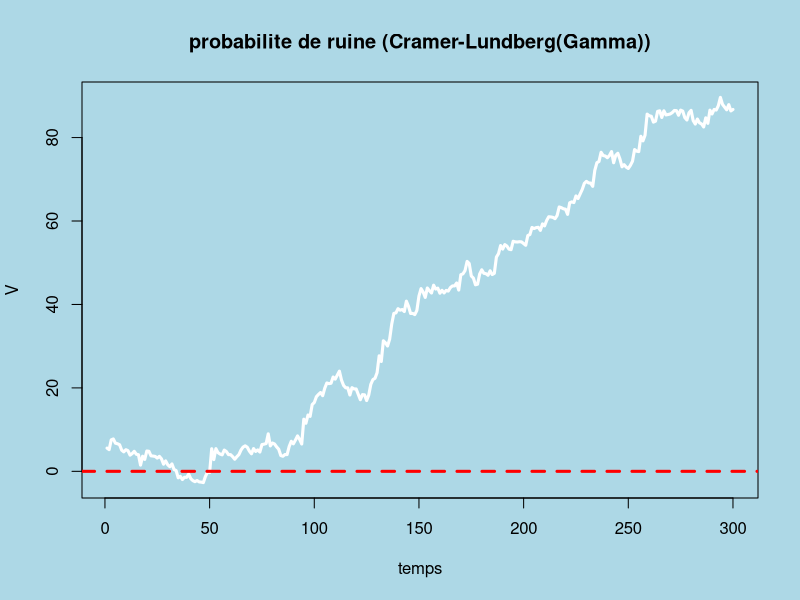

Write the R code that produced this figure.
u = 5; la = 1; m = 1; theta = 0.2;
c = (1+theta)*la*m; n = 300; alpha = 2; nSim = 100;
N = rep(Inf, nSim) ##Initialisation of ruin indicators
Y = rep(0, nSim) ##Initialisation of aggregated loss
set.seed(2);
for (k in 1:nSim){
  W = rexp(n)/la; T = cumsum(W)
  X = rgamma(n, shape=alpha)/alpha ## claims of mean EC=1
  S = cumsum(X); U = u + T*c - S
  ruin = !all(U>=0) #ruin=non-survival
  if (ruin) {N[k] = min(which(U<0));Y[k]=-U[N[k]];V=U}
}
#N are the indicators of ruin
Nf = N[N<Inf];#select the True values
length(Nf); mean(Nf); sd(Nf); max(Nf);
## 34 31.2 22.5 119
Yf = Y[Y>0];mean(Yf)
x11()
par(bg='lightblue') #plot background color
plot(V,type='l',main='probabilite de ruine (Cramer-Lundberg(Gamma))', col='white',lwd=3, xlab='temps')
abline(h=0,col='red',lty=2,lwd=3)